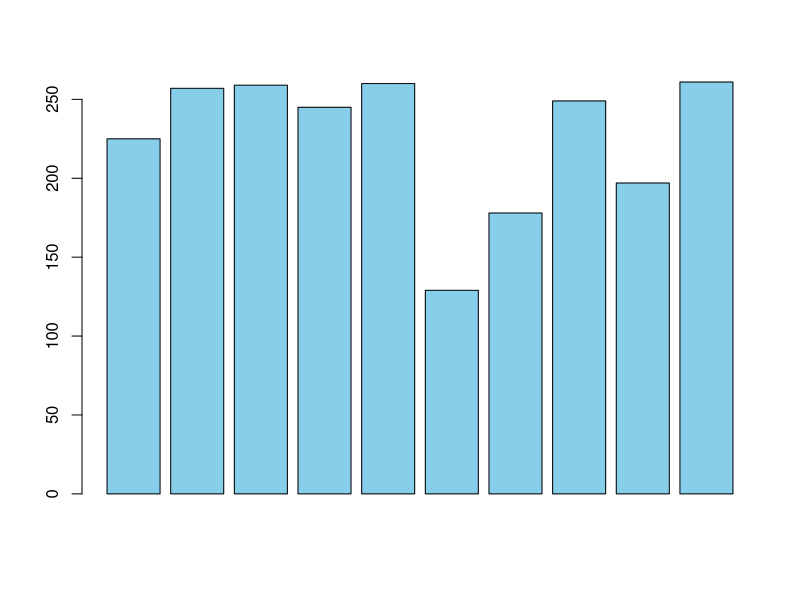
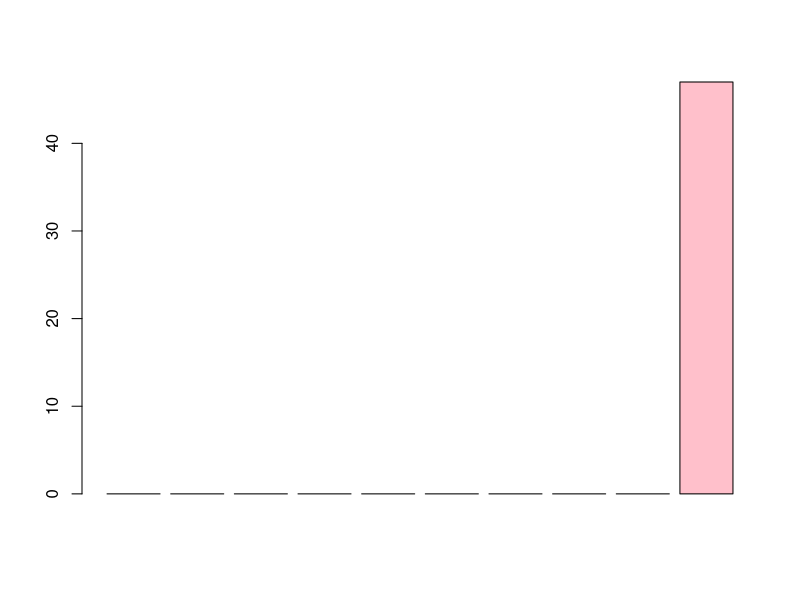

R code for these plots, in order:
nucleos <- 10
tareas <- 100

#####TIEMPO DE TAREAS#####
tiempo.tareas <- data.frame()
tiempo.tareas <- cbind(sample(nucleos, tareas, replace=TRUE), round(runif(1:tareas, 1, 50)))
colnames(tiempo.tareas) <- c("Nucleo","Tiempo")
Nucleo <- sort(tiempo.tareas[,1], decreasing = TRUE)
aux.tareas <- data.frame()
aux.tareas <- cbind(Nucleo,tiempo.tareas[,2])

#####TIEMPO DE NUCLEOS#####+
tiempo.nucleos <- data.frame()
tiempo.nucleos <- cbind(nucleos:1, rep(sum(aux.tareas[,2]), nucleos))
tiempo.nucleo <- tiempo.nucleos
colnames(tiempo.nucleos) <- c("Nucleo", "Tiempo maximo")

#####SUMA TOTAL DE TAREAS CON EL NUCLEO MAYOR#####
suma.mayor <- 0
for(k in 1:tareas){
  if(aux.tareas[k,1]==nucleos){
    suma.mayor <- suma.mayor + aux.tareas[k,2]
  }
}

#####ASIGNACION DE TAREAS EN EL TIEMPO CERO#####
tarea.realizada <- rep(0, tareas)
tareas.pendientes <- data.frame()
nucleo.p <- c()
tiempo.p <- c()
t.n1 <- c()
t.n2 <- c()
for(i in 1:nucleos){
  suma.tarea <- 0
  for(j in 1:tareas){
   if(tiempo.nucleo[i,1]==aux.tareas[j,1]){       
     suma.tarea <- suma.tarea + aux.tareas[j,2]
     if(suma.tarea <= suma.mayor){
        tiempo.nucleo[i,2] <- tiempo.nucleo[i,2] - aux.tareas[j,2]
        tarea.realizada[j] <- 1
        t.n1 <- c(t.n1, nucleos+1-i)
        t.n2 <- c(t.n2, aux.tareas[j,2])
     }
     else {
       suma.tarea <- suma.tarea - aux.tareas[j,2]
       nucleo.p <- c(nucleo.p, aux.tareas[j,1])
       tiempo.p <- c(tiempo.p, aux.tareas[j,2])
       tareas.pendientes <- cbind(nucleo.p, tiempo.p)
     }
   }
  }
}

nucleo.tarea <- cbind(t.n1, t.n2)
data <- data.frame()
for(j in 1:nucleos){
  suma <- 0
  for(i in 1:length(nucleo.tarea[,1])){
    if(nucleo.tarea[i,1]==j){
      suma <- suma + nucleo.tarea[i,2]
    }
  }
  data <- rbind(data, suma)
}

barplot(t(data), col="sky blue")

#####SEGUNDA ETAPA DE ASIGNACION###
#while(length(tareas.pendientes)==0){
n <- max(tareas.pendientes[,1])
suma.mayor2 <- 0
for(i in 1:length(tareas.pendientes[,1])){
  if(tareas.pendientes[i,1]==n){
    suma.mayor2 <- suma.mayor2 + 1
  }
}
m <- max(tareas.pendientes[1:suma.mayor2, 2])
tiempo.nucleo[1,2] <- tiempo.nucleo[1,2] - m
vec.aux <- tareas.pendientes[1:suma.mayor2,2]==m
indice <- 1
for(i in 1:suma.mayor2){
  if(vec.aux[i]!=TRUE){
    indice <- indice + 1
  }
  else{
    break
  }
}
t.n12 <- c(nucleos)
t.n22 <- c(tareas.pendientes[indice,2])
tareas.pendientes <- tareas.pendientes[-(indice),]

tareas.pendientes2 <- data.frame()
nucleo.p2 <- c()
tiempo.p2 <- c()

###########################################
####CHECAR BIEN############################
###########################################


# for(i in 2:nucleos){
#   suma.tarea2 <- 0
#   for(j in 1:length(tareas.pendientes[,1])){
#     if(tiempo.nucleo[i,1]>=tareas.pendientes[j,1]){
#       suma.tarea2 <- suma.tarea2 + tareas.pendientes[j,2]
#       if(suma.tarea2 <= m){
#         tiempo.nucleo[i,2] <- tiempo.nucleo[i,2] - tareas.pendientes[j,2]
#         t.n12 <- c(t.n12, nucleos+1-i)
#         t.n22 <- c(t.n22, tareas.pendientes[j,2])
#         break
#       }
#       else {
#         suma.tarea2 <- suma.tarea2 - tareas.pendientes[j,2]
#         nucleo.p2 <- c(nucleo.p2, tareas.pendientes[j,1])
#         tiempo.p2 <- c(tiempo.p2, tareas.pendientes[j,2])
#         tareas.pendientes2 <- cbind(nucleo.p2, tiempo.p2)
#       }
#     }
#   }
# }

###########################################
####CHECAR BIEN############################
###########################################

nucleo.tarea2 <- cbind(t.n12, t.n22)
data2 <- data.frame()
for(j in 1:nucleos){
  suma2 <- 0
  for(i in 1:length(nucleo.tarea2[,1])){
    if(nucleo.tarea2[i,1]==j){
      suma2 <- suma2 + nucleo.tarea2[i,2]
    }
  }
  data2 <- rbind(data2, suma2)
}

barplot(t(data2), col="pink")


#}